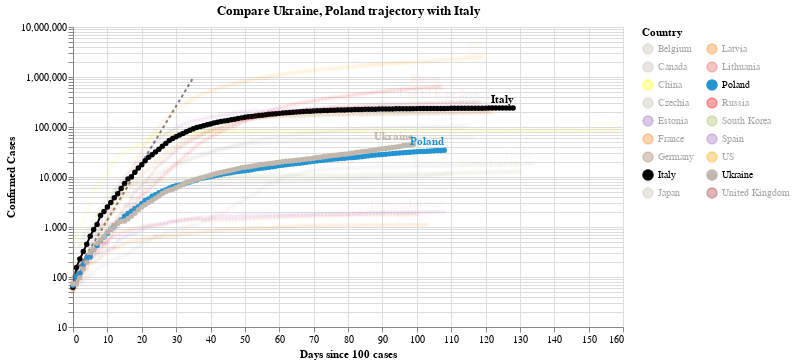

Notebook source saved alongside this figure:
### Code cell
#hide_input
chart2 = make_since_chart(dff2, ['Ukraine', 'Poland'], baseline_countries)
chart2

### Figure 1 — Vega-Lite specification as saved in the notebook (floating-point values rounded to 4 significant figures; data arrays with more than 128 entries replaced by an {"elided": "..."} marker saying what was removed)
{"config": {"view": {"continuousWidth": 400, "continuousHeight": 300}}, "layer": [{"data": {"name": "data-628230001892d6798b50651be41d1b3e"}, "mark": {"type": "line", "color": "black", "opacity": 0.5, "strokeDash": [3, 3]}, "encoding": {"x": {"type": "quantitative", "field": "Days since 100 cases"}, "y": {"type": "quantitative", "field": "Confirmed Cases"}}}, {"data": {"name": "data-700a599b817fa343a9dc2d961e5ae74f"}, "mark": {"type": "line", "point": true}, "encoding": {"color": {"type": "nominal", "field": "Country", "legend": {"columns": 2}, "scale": {"domain": ["Belgium", "Canada", "China", "Czechia", "Estonia", "France", "Germany", "Italy", "Japan", "Latvia", "Lithuania", "Poland", "Russia", "South Korea", "Spain", "US", "Ukraine", "United Kingdom"], "range": ["#C1B7AD", "#C1B7AD", "yellow", "#C1B7AD", "#9467bd", "#F58518", "#9D755D", "black", "#C1B7AD", "#F58518", "#E45756", "#2495D3", "red", "#A1BA59", "#9467bd", "orange", "#C1B7AD", "brown"]}}, "opacity": {"condition": {"value": 1, "selection": "selector003"}, "value": 0.05}, "tooltip": [{"type": "nominal", "field": "Country"}, {"type": "temporal", "field": "Date"}, {"type": "quantitative", "field": "Confirmed Cases"}, {"type": "quantitative", "field": "Days since 100 cases"}], "x": {"type": "quantitative", "field": "Days since 100 cases"}, "y": {"type": "quantitative", "field": "Confirmed Cases", "scale": {"type": "log"}}}, "selection": {"selector003": {"type": "multi", "fields": ["Country"], "bind": "legend", "init": [{"Country": "Ukraine"}, {"Country": "Poland"}, {"Country": "Italy"}]}}, "width": 550}, {"data": {"name": "data-700a599b817fa343a9dc2d961e5ae74f"}, "mark": {"type": "text", "align": "right", "dy": -8, "fontWeight": "bold"}, "encoding": {"color": {"type": "nominal", "field": "Country", "legend": {"columns": 2}, "scale": {"domain": ["Belgium", "Canada", "China", "Czechia", "Estonia", "France", "Germany", "Italy", "Japan", "Latvia", "Lithuania", "Poland", "Russia", "South Korea", "Spain", "US", "Ukraine", "United Kingdom"], "range": ["#C1B7AD", "#C1B7AD", "yellow", "#C1B7AD", "#9467bd", "#F58518", "#9D755D", "black", "#C1B7AD", "#F58518", "#E45756", "#2495D3", "red", "#A1BA59", "#9467bd", "orange", "#C1B7AD", "brown"]}}, "opacity": {"condition": {"value": 1, "selection": "selector003"}, "value": 0.05}, "text": {"type": "nominal", "field": "Country"}, "tooltip": [{"type": "nominal", "field": "Country"}, {"type": "temporal", "field": "Date"}, {"type": "quantitative", "field": "Confirmed Cases"}, {"type": "quantitative", "field": "Days since 100 cases"}], "x": {"type": "quantitative", "field": "Days since 100 cases"}, "y": {"type": "quantitative", "field": "Confirmed Cases", "scale": {"type": "log"}}}, "transform": [{"filter": "(datum['Date'] >= 1593388800000)"}], "width": 550}], "title": "Compare Ukraine, Poland trajectory with Italy", "$schema": "https://vega.github.io/schema/vega-lite/v4.0.2.json", "datasets": {"data-628230001892d6798b50651be41d1b3e": [{"Days since 100 cases": 0, "Confirmed Cases": 100.0}, {"Days since 100 cases": 1, "Confirmed Cases": 130.0}, {"Days since 100 cases": 2, "Confirmed Cases": 169.0}, {"Days since 100 cases": 3, "Confirmed Cases": 219.7}, {"Days since 100 cases": 4, "Confirmed Cases": 285.6}, {"Days since 100 cases": 5, "Confirmed Cases": 371.3}, {"Days since 100 cases": 6, "Confirmed Cases": 482.7}, {"Days since 100 cases": 7, "Confirmed Cases": 627.5}, {"Days since 100 cases": 8, "Confirmed Cases": 815.7}, {"Days since 100 cases": 9, "Confirmed Cases": 1060.0}, {"Days since 100 cases": 10, "Confirmed Cases": 1379.0}, {"Days since 100 cases": 11, "Confirmed Cases": 1792.0}, {"Days since 100 cases": 12, "Confirmed Cases": 2330.0}, {"Days since 100 cases": 13, "Confirmed Cases": 3029.0}, {"Days since 100 cases": 14, "Confirmed Cases": 3937.0}, {"Days since 100 cases": 15, "Confirmed Cases": 5119.0}, {"Days since 100 cases": 16, "Confirmed Cases": 6654.0}, {"Days since 100 cases": 17, "Confirmed Cases": 8650.0}, {"Days since 100 cases": 18, "Confirmed Cases": 11250.0}, {"Days since 100 cases": 19, "Confirmed Cases": 14620.0}, {"Days since 100 cases": 20, "Confirmed Cases": 19000.0}, {"Days since 100 cases": 21, "Confirmed Cases": 24710.0}, {"Days since 100 cases": 22, "Confirmed Cases": 32120.0}, {"Days since 100 cases": 23, "Confirmed Cases": 41750.0}, {"Days since 100 cases": 24, "Confirmed Cases": 54280.0}, {"Days since 100 cases": 25, "Confirmed Cases": 70560.0}, {"Days since 100 cases": 26, "Confirmed Cases": 91730.0}, {"Days since 100 cases": 27, "Confirmed Cases": 119300.0}, {"Days since 100 cases": 28, "Confirmed Cases": 155000.0}, {"Days since 100 cases": 29, "Confirmed Cases": 201500.0}, {"Days since 100 cases": 30, "Confirmed Cases": 262000.0}, {"Days since 100 cases": 31, "Confirmed Cases": 340600.0}, {"Days since 100 cases": 32, "Confirmed Cases": 442800.0}, {"Days since 100 cases": 33, "Confirmed Cases": 575600.0}, {"Days since 100 cases": 34, "Confirmed Cases": 748300.0}, {"Days since 100 cases": 35, "Confirmed Cases": 972800.0}], "data-700a599b817fa343a9dc2d961e5ae74f": {"elided": "2134 records"}}}
